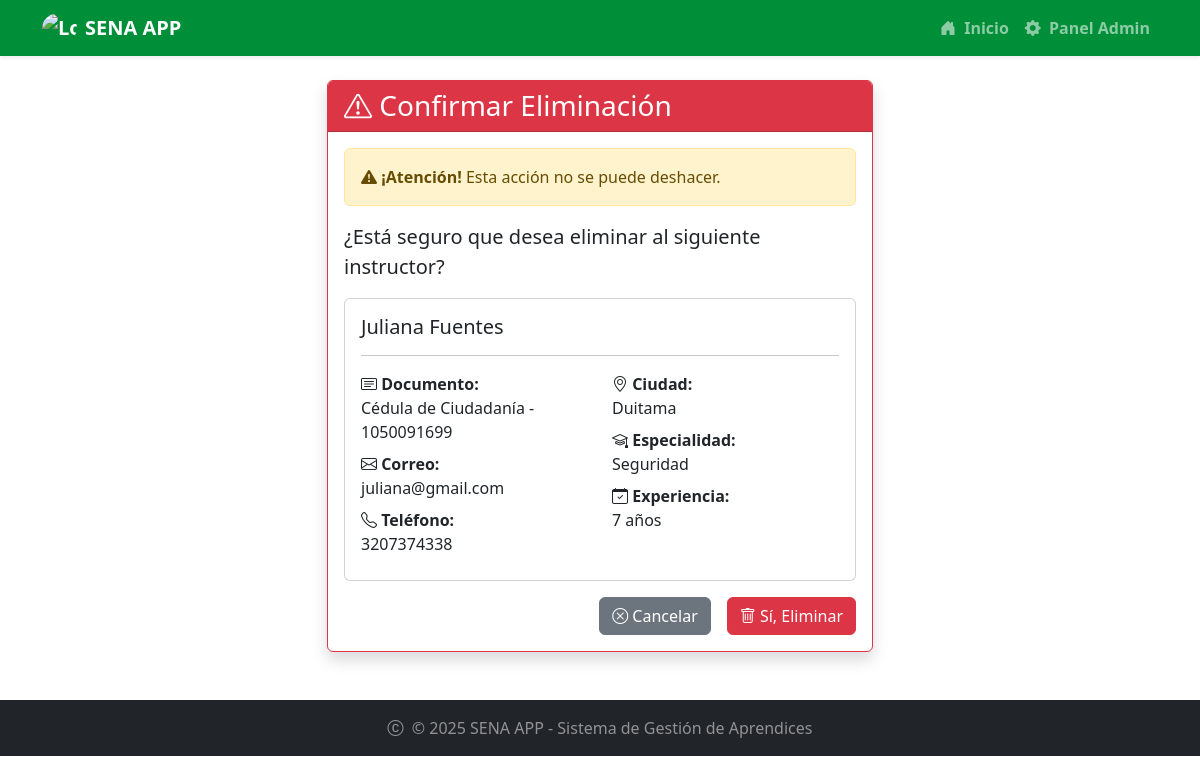
Screenshot of /instructores/1/eliminar/ with the database file from the repository.
### instructores/models.py (models this page shows, shortened)
class Instructor(models.Model):
    TIPO_DOCUMENTO_CHOICES = [
        ('CC', 'Cédula de Ciudadanía'),
        ('CE', 'Cédula de Extranjería'),
        ('TI', 'Tarjeta de Identidad'),
        ('PAS', 'Pasaporte'),
    ]
    NIVEL_EDUCACION_CHOICES = [
        ('TEC', 'Técnico'),
        ('TEG', 'Tecnólogo'),
        ('PRE','Pregrado'),
        ('ESP','Especialización'),
        ('MAE','Maestría'),
        ('DOC','Doctorado'),
    ]
    tipo_documento = models.CharField(max_length=3,choices= TIPO_DOCUMENTO_CHOICES, default='CC')
    documento_id = models.CharField(max_length=20, unique=True)
    nombre = models.CharField(max_length=100)
    apellido = models.CharField(max_length=100)
    telefono = models.CharField(max_length=20, null=True)
    correo = models.EmailField(null=True)
    fecha_nacimiento = models.DateField()
    ciudad = models.CharField(max_length=100, null=True)
    direccion = models.TextField(null=True)
    nivel_educativo = models.CharField(max_length=3, choices=NIVEL_EDUCACION_CHOICES, default='MAE')
    especialidad = models.CharField(max_length=100)
    anos_experiencia = models.PositiveIntegerField()
    activo = models.BooleanField(default=True)
    fecha_vinculacion = models.DateField()
    fecha_registro = models.DateField(auto_now_add=True)
    def nombre_completo(self):
         return f"{self.nombre} {self.apellido}"

### instructores/views.py (the view, shortened to what this page needs)
# urls.py: path('<int:instructor_id>/eliminar/', views.InstructorDeleteView.as_view(), name='eliminar_instructor'),
class InstructorDeleteView(DeleteView):
    model = Instructor
    template_name = 'eliminar_instructor.html'
    success_url = reverse_lazy('instructores:lista_instructores')
    pk_url_kwarg = 'instructor_id'

### instructores/Templates/eliminar_instructor.html (shortened to what this page needs)
{% extends 'master.html' %}
{% block content %}
<div class="row justify-content-center">
    <div class="col-md-6">
        <div class="card shadow border-danger">
            <div class="card-header bg-danger text-white">
                <h3 class="card-title mb-0">
                    <i class="bi bi-exclamation-triangle"></i> Confirmar Eliminación
                </h3>
            </div>
            <div class="card-body">
                <div class="alert alert-warning">
                    <i class="bi bi-exclamation-triangle-fill"></i>
                    <strong>¡Atención!</strong> Esta acción no se puede deshacer.
                </div>
                <p class="lead">¿Está seguro que desea eliminar al siguiente instructor?</p>
                <div class="card mb-3">
                    <div class="card-body">
                        <h5 class="card-title">{{ instructor.nombre_completo }}</h5>
                        <hr>
                        <div class="row">
                            <div class="col-md-6">
                                <p class="mb-2">
                                    <strong><i class="bi bi-card-text"></i> Documento:</strong><br>
                                    {{ instructor.get_tipo_documento_display }} - {{ instructor.documento_id }}
                                </p>
                                <p class="mb-2">
                                    <strong><i class="bi bi-envelope"></i> Correo:</strong><br>
                                    {{ instructor.correo|default:"No registrado" }}
                                </p>
                                <p class="mb-2">
                                    <strong><i class="bi bi-telephone"></i> Teléfono:</strong><br>
                                    {{ instructor.telefono|default:"No registrado" }}
                                </p>
                            </div>
                            <div class="col-md-6">
                                <p class="mb-2">
                                    <strong><i class="bi bi-geo-alt"></i> Ciudad:</strong><br>
                                    {{ instructor.ciudad|default:"No registrada" }}
                                </p>
                                <p class="mb-2">
                                    <strong><i class="bi bi-mortarboard"></i> Especialidad:</strong><br>
                                    {{ instructor.especialidad }}
                                </p>
                                <p class="mb-2">
                                    <strong><i class="bi bi-calendar-check"></i> Experiencia:</strong><br>
                                    {{ instructor.anos_experiencia }} años
                                </p>
                            </div>
                        </div>
                    </div>
                </div>
                <form method="post">
                    <div class="d-grid gap-2 d-md-flex justify-content-md-end">
                        <a href="{% url 'instructores:lista_instructores' %}" class="btn btn-secondary me-md-2">
                            <i class="bi bi-x-circle"></i> Cancelar
                        </a>
                        <button type="submit" class="btn btn-danger">
                            <i class="bi bi-trash"></i> Sí, Eliminar
                        </button>
                    </div>
                </form>
            </div>
        </div>
    </div>
</div>
{% endblock %}

### static/mystyles.css (style rules this page uses)
body { background-color: #f8f9fa; }

### rows the page displays
Instructor: nombre_completo "Juliana Fuentes", tipo_documento "Cédula de Ciudadanía", documento_id "1050091699", correo "juliana@gmail.com", telefono "3207374338", ciudad "Duitama", especialidad "Seguridad", anos_experiencia "7"
